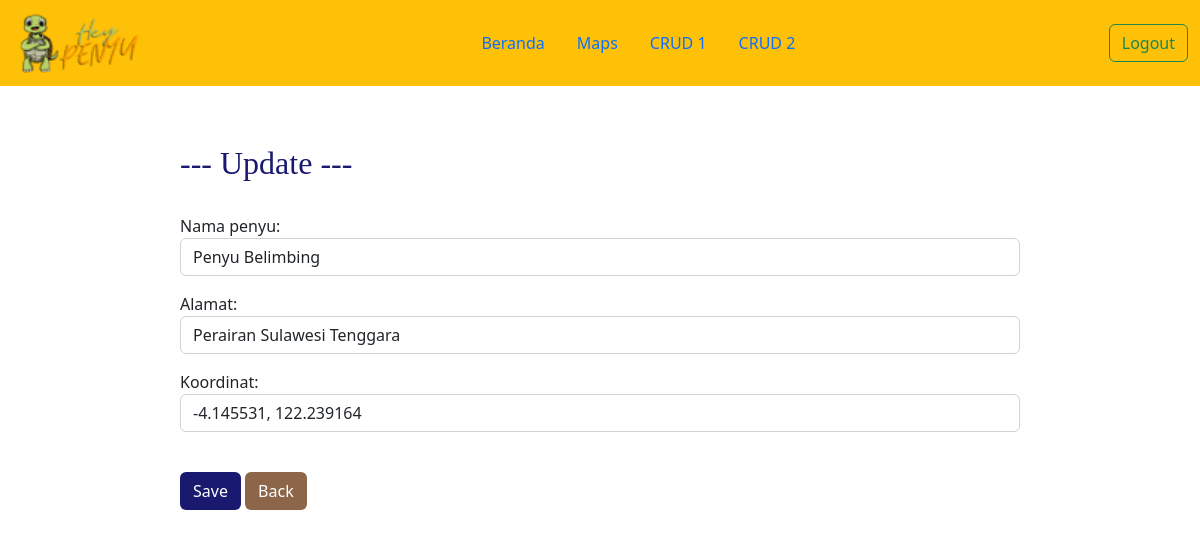
The page /beranda/update/5 (signed in) on the database its author committed.
### penyu1_app/models.py (models this page shows, shortened)
class Koordinat(models.Model):
    nama_penyu = models.CharField(max_length=100, null=True)
    alamat = models.CharField(max_length=100)
    koordinat = models.CharField(max_length=100)

### penyu1_app/views.py (the view)
# urls.py: path("beranda/update/<int:id_koordinat>", update, name = 'update'),
@login_required(login_url='login')
def update(request, id_koordinat):
    koordinat = Koordinat.objects.get(id = id_koordinat)
    judul = "Update Data"
    template = "update.html"
    if request.POST:
        form = FormKoordinat(request.POST, instance=koordinat)
        if form.is_valid():
            form.save()
            pesan = "Data berhasil diupdate!"
            data = {
                'Title' : "UAS PBO",
                "pesan" : pesan,
                "form" : form,
                "koordinat" : koordinat,
            }
            return render(request, template, data)
    else:
        form = FormKoordinat(instance=koordinat)
        data = {
            'Title' : "UAS PBO",
            'Heading' : "Update Data",
            "form" : form,
            "koordinat" : koordinat,
        }
        return render(request, template, data)

### penyu1_app/forms.py
class FormKoordinat(ModelForm):
    class Meta:
        model = Koordinat
        fields = '__all__'
        widgets = {
            'nama_penyu' : forms.TextInput({'class':'form-control', 'placeholder':'penyu', 'required':'required'}),
            'alamat' : forms.TextInput({'class':'form-control', 'placeholder':'alamat', 'required':'required'}),
            'koordinat' : forms.TextInput({'class':'form-control', 'placeholder':'titik koordinat', 'required':'required'}),
        }

### penyu1_app/templates/update.html (shortened to what this page needs)
{% extends 'base.html' %}
{% block content %}
<br>
<div class="container" style="padding-left: 150px; padding-right: 150px;">
    <form action="{% url 'update' koordinat.id %}" method="post">
        <br><br>
        <h2 style="color: #191970;; font-family: Arial Narrow;">--- Update ---</h2>
        <br>
        {{ form.as_p }}
        <br>
        <input type="submit" value="Save" class="btn" style="background-color: #191970; color: white;">
        <a href="/beranda/" class="btn" style="background-color: #8D6649; color: white;">Back</a>
    </form>
</div>
<br><br>
{% endblock %}

### rows shown on the page
Koordinat: nama_penyu "Penyu Belimbing", alamat "Perairan Sulawesi Tenggara", koordinat "-4.145531, 122.239164"
